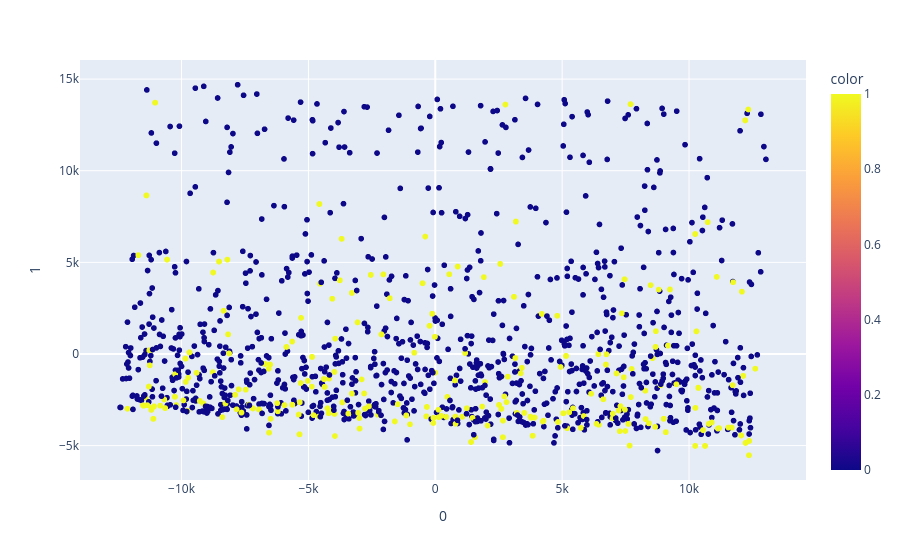

This figure's notebook cell:
### Code cell
import plotly.express as px
fig = px.scatter(principalComponents, x=0, y=1, color=y_train)
fig.show()
X_train = principalComponents
X_test = pca.transform(X_test)

### Figure 1 — Plotly figure (JSON) as saved in the notebook; plotly's stock layout.template omitted (floating-point values rounded to 4 significant figures; data arrays with more than 128 entries replaced by an {"elided": "..."} marker saying what was removed)
{"data": [{"hovertemplate": "0=%{x}<br>1=%{y}<br>color=%{marker.color}<extra></extra>", "legendgroup": "", "marker": {"color": {"elided": "1972 int values"}, "coloraxis": "coloraxis", "symbol": "circle"}, "mode": "markers", "name": "", "showlegend": false, "type": "scattergl", "x": {"elided": "1972 float values"}, "xaxis": "x", "y": {"elided": "1972 float values"}, "yaxis": "y"}], "layout": {"coloraxis": {"colorbar": {"title": {"text": "color"}}, "colorscale": [[0, "#0d0887"], [0.1111, "#46039f"], [0.2222, "#7201a8"], [0.3333, "#9c179e"], [0.4444, "#bd3786"], [0.5556, "#d8576b"], [0.6667, "#ed7953"], [0.7778, "#fb9f3a"], [0.8889, "#fdca26"], [1, "#f0f921"]]}, "legend": {"tracegroupgap": 0}, "margin": {"t": 60}, "xaxis": {"anchor": "y", "domain": [0, 1], "title": {"text": "0"}}, "yaxis": {"anchor": "x", "domain": [0, 1], "title": {"text": "1"}}}}
